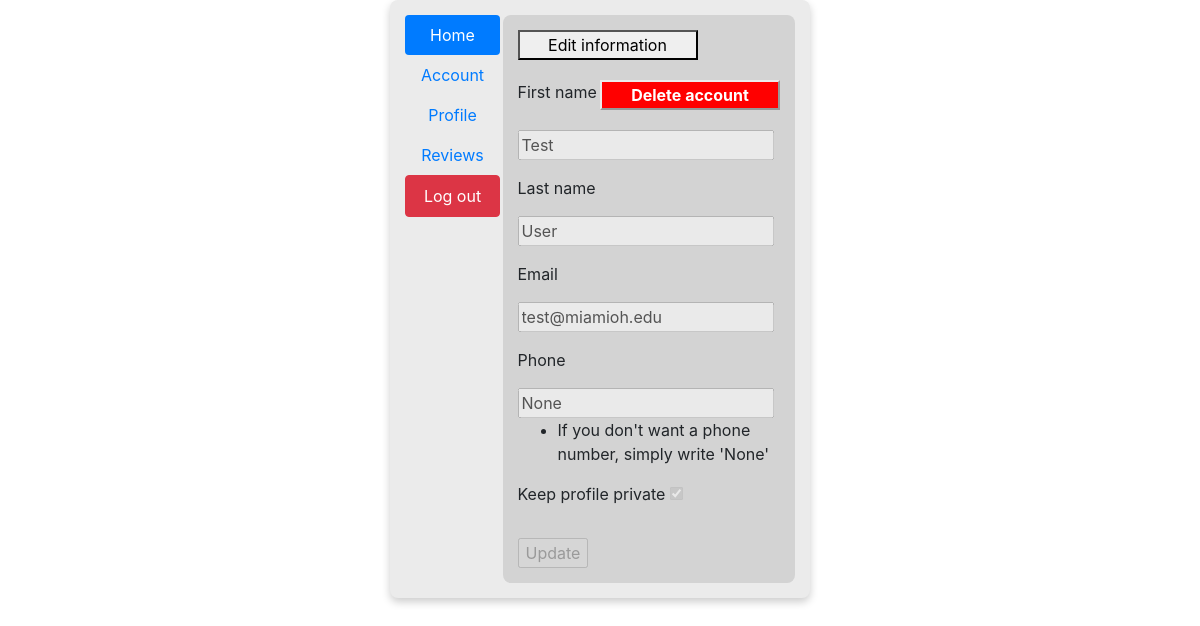
/account (signed in), run on the app's committed database.
### database/models.py (models this page shows, shortened)
class User(db.Model):
    __tablename__ = "users"
    id = db.Column(db.Integer, primary_key=True)
    first_name = db.Column(db.String(30), nullable=False)
    last_name = db.Column(db.String(30), nullable=False)
    email = db.Column(db.String(60), unique=True, nullable=False)
    password = db.Column(db.String, nullable=False)
    num_reviews = db.Column(db.Integer, nullable=False)
    phone = db.Column(db.String(14))
    private = db.Column(db.Boolean, nullable=False)

### __init__.py (the view)
@app.route('/account', methods=['GET', 'POST'])
def account():
    if session['logged_in']:
        user = User.query.filter_by(id=session['user_id']).first()
        if user == None:
            session['logged_in'] = False
            flash('There was an error validating your login.', 'danger')
            return redirect(url_for('login'))
        else:
            form = UpdateForm()
            if form.validate_on_submit():
                user = User.query.filter_by(id=session['user_id']).first()
                if user != None:
                    user.first_name =form.first_name.data
                    user.last_name = form.last_name.data
                    user.phone = form.phone.data
                    user.private = form.private.data
                    db.session.commit()
                    flash('Your information was successfully updated.', 'success')
                else:
                    flash('We were unable to validate your user.', 'danger')
            else:
                for error in form.errors:
                    flash(f'Error with {error} field', 'danger')
            return render_template(
                'account.html', user=user,
                form=UpdateForm()
            )
    else:
        flash('You are not logged in.', 'danger')
        return redirect(url_for('login'))

### forms.py
class UpdateForm(FlaskForm):
    first_name = StringField('First name', validators=[DataRequired(), Length(min=1, max=30)])
    last_name = StringField('Last name', validators=[DataRequired(), Length(min=1, max=30)])
    email = StringField('Email', validators=[DataRequired(), Email(), validate_email_domain])
    phone = StringField('Phone', validators=[DataRequired(), validate_phone_number])
    private = BooleanField('Keep profile private')
    submit = SubmitField('Update')

### templates/account.html (shortened to what this page needs)
<!DOCTYPE html>
<html lang="en">
    <head>
        <link rel="stylesheet" href="{{ url_for('static', filename='account.css') }}">
        <link rel="stylesheet" href="https://cdn.jsdelivr.net/npm/bootstrap@4.3.1/dist/css/bootstrap.min.css"
>
    </head>
    <body>
        <div class="main row">
            <div class="nav nav-pills col-3">
                <ul class="nav flex-column">
                    <li class="nav-item">
                        <a class="nav-link active" href="{{ url_for('index') }}">
                            Home
                        </a>
                    </li>
                    <li class="nav-item">
                        <a class="nav-link" href="{{ url_for('account') }}">
                            Account
                        </a>
                    </li>
                    <li class="nav-item">
                        <a class="nav-link" href="{{ url_for('profile', id=user.id) }}">
                            Profile
                        </a>
                    </li>
                    <li class="nav-item">
                        <a class="nav-link" href="#">
                            Reviews
                        </a>
                    </li>
                    <li class="nav-item">
                        <a class="nav-link btn btn-danger" href="{{ url_for('logout') }}">
                            Log out
                        </a>
                    </li>
                </ul>
            </div>
            <div class="body col-9">
                <button id="edit-btn">Edit information</button>
                <button id="del-btn" onclick="confirmDelete()">Delete account</button>
                <form method="POST">
                    <div class="form-group">
                        <label for="first_name">{{ form.first_name.label }}</label>
                        {{ form.first_name(value=user.first_name, disabled=True) }}
                    </div>
                    <div class="form-group">
                        <label for="last_name">{{ form.last_name.label }}</label>
                        {{ form.last_name(value=user.last_name, disabled=True) }}
                    </div>
                    <div class="form-group">
                        <label for="email">{{ form.email.label }}</label>
                        {{ form.email(value=user.email, disabled=True, readonly=True) }}
                    </div>
                    <div class="form-group">
                        <label for="phone">{{ form.phone.label }}</label>
                        {{ form.phone(value=user.phone, placeholder='(xxx) xxx-xxxx', disabled=True) }}
                        <ul>
                            <li>If you don't want a phone number, simply write 'None'</li>
                        </ul>
                    </div>
                    <div class="form-group">
                        <label for="private">{{ form.private.label }}</label>
                        {% if user.private %}
                            {{ form.private(value='y', disabled=True, checked=True) }}
                        {% else %}
                            {{ form.private(value='n', disabled=True) }}
                        {% endif %}
                    </div>
                    {{ form.submit(disabled=True) }}
                </form>
            </div>
        </div>
    </body>
</html>

### static/account.css (style rules this page uses)
body { margin: 0; }
div.main { margin: auto; background-color: #ebebeb; padding: 15px; width: 35%; border-radius: 8px; box-shadow: 0 4px 8px 0 rgba(0, 0, 0, 0.2); }
div.nav { text-align: center; }
div.body { border-radius: 8px; padding: 15px; background-color: lightgrey; }
button#edit-btn { width: 180px; text-align: center; margin-bottom: 20px; }
button#del-btn { width: 180px; text-align: center; margin-bottom: 20px; float: right; background-color: red; color: white; font-weight: bold; border-color: #ebebeb; }

### data on the page
User: first_name "Test", last_name "User", email "test@miamioh.edu", phone "None", private "☑"
